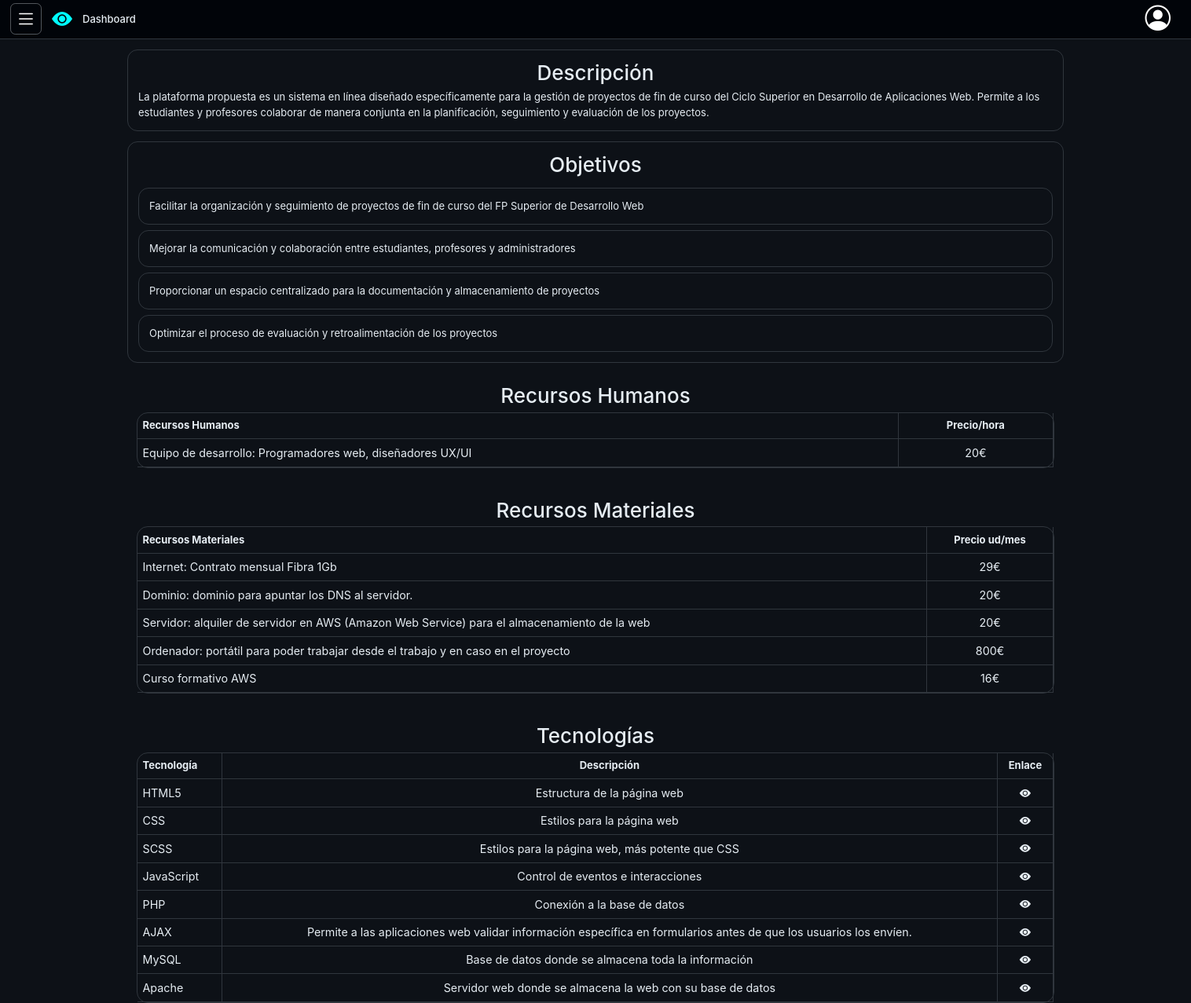
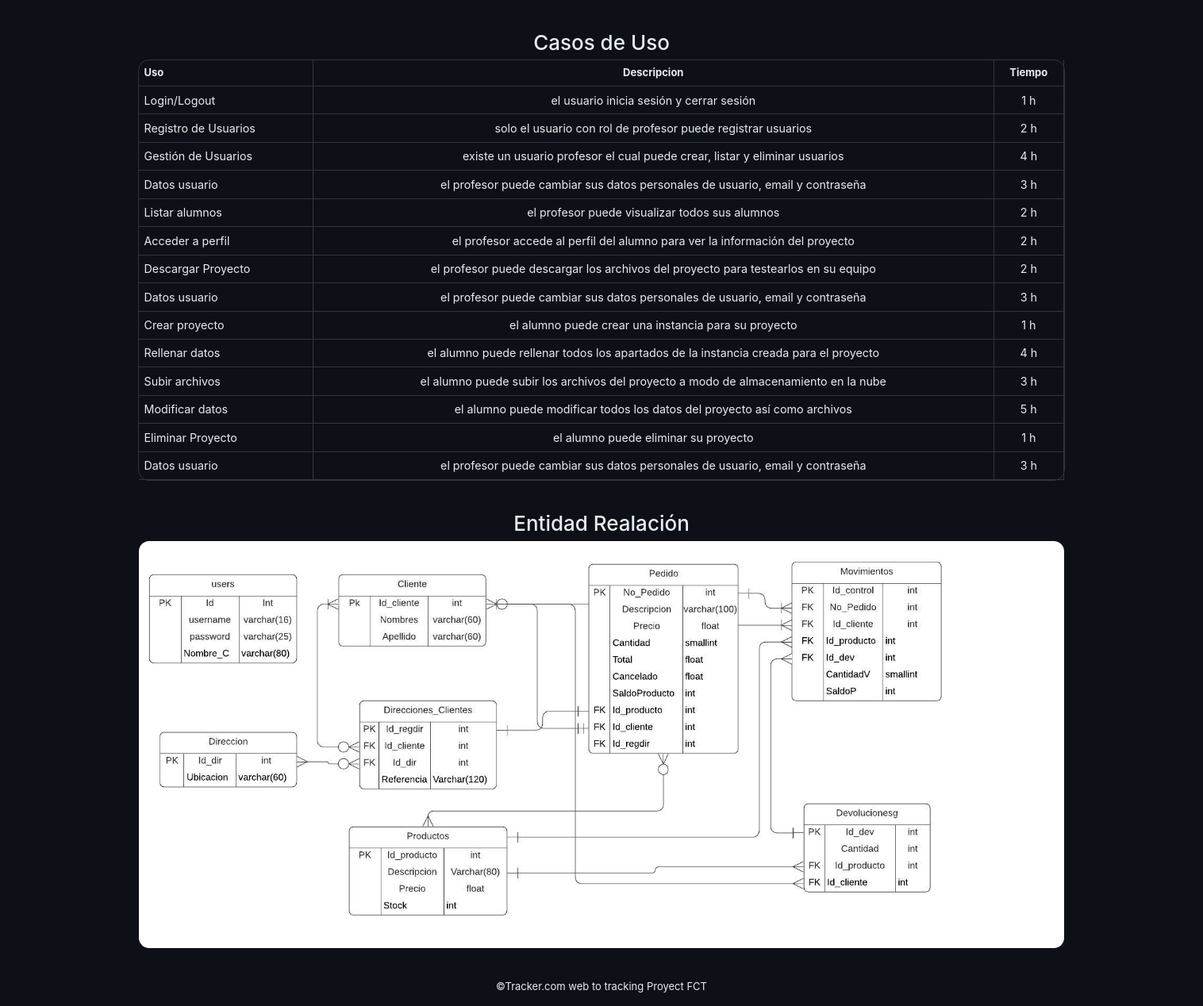
The page /dashboard.php?id_Alumno=5 (signed in) on the database its author committed (2 pictures, top to bottom).
### tables this page shows
CREATE TABLE `descripcion` (
  `id_Alumno` int(11) NOT NULL PRIMARY KEY,
  `titulo` varchar(50) NOT NULL,
  `descripcion` varchar(10000) NOT NULL,
  FOREIGN KEY (id_Alumno) REFERENCES usuarios(id) ON DELETE CASCADE
);

CREATE TABLE `objetivos` (
  `cod_Objetivo` int(11) AUTO_INCREMENT PRIMARY KEY,
  `descripcion` varchar(500) NOT NULL,
  `id_Alumno` int(11) NOT NULL,
  FOREIGN KEY (id_Alumno) REFERENCES usuarios(id) ON DELETE CASCADE
);

CREATE TABLE `recursosh` (
  `cod_Recurso` int(11) AUTO_INCREMENT PRIMARY KEY,
  `descripcion` varchar(500) NOT NULL,
  `precio` int(11) NOT NULL,
  `id_Alumno` int(11) NOT NULL,
  FOREIGN KEY (id_Alumno) REFERENCES usuarios(id) ON DELETE CASCADE
);

CREATE TABLE `recursosm` (
  `cod_Recurso` int(11) AUTO_INCREMENT PRIMARY KEY,
  `descripcion` varchar(500) NOT NULL,
  `precio` int(11) NOT NULL,
  `id_Alumno` int(11) NOT NULL,
  FOREIGN KEY (id_Alumno) REFERENCES usuarios(id) ON DELETE CASCADE
);

CREATE TABLE `tecnologias` (
  `cod_Tecnologia` int(11) AUTO_INCREMENT PRIMARY KEY,
  `nombre` varchar(50) NOT NULL,
  `descripcion` varchar(255) NOT NULL,
  `enlace` varchar(255) NOT NULL,
  `id_Alumno` int(11) NOT NULL,
  FOREIGN KEY (id_Alumno) REFERENCES usuarios(id) ON DELETE CASCADE
);

CREATE TABLE `casosdeuso` (
  `cod_Caso` int(11) AUTO_INCREMENT PRIMARY KEY,
  `uso` varchar(50) NOT NULL,
  `descripcion` varchar(500) NOT NULL,
  `tiempo` int(11) NOT NULL,
  `id_Alumno` int(11) NOT NULL,
  FOREIGN KEY (id_Alumno) REFERENCES usuarios(id) ON DELETE CASCADE
);

CREATE TABLE `er` (
  `id_Alumno` int(11) NOT NULL PRIMARY KEY,
  `imagen` varchar(25) NOT NULL,
  FOREIGN KEY (id_Alumno) REFERENCES usuarios(id) ON DELETE CASCADE
);

### php/conexion.php (called while the page is built, shortened)
<?php
class Conexion extends PDO
{
    private $host = 'localhost';
    private $BBDD = 'tracker';
    public function __construct()
    {
        $dsn = "mysql:host=$this->host;dbname=$this->BBDD;charset=utf8";
    }
    function descripcionProyecto($id_Alumno)
    {
        $sql = 'SELECT * FROM descripcion WHERE id_Alumno = ?';
        $stmt = $this->prepare($sql);
        $stmt->bindParam(1, $id_Alumno, PDO::PARAM_INT);
        $stmt->execute();
        if ($stmt->rowCount() > 0) {
            return $stmt->fetch(PDO::FETCH_ASSOC);
        } else {
            return false;
        }
    }
    function verObjetivos($id_Alumno)
    {
        $sql = 'SELECT * FROM objetivos WHERE id_Alumno = ?';
        $stmt = $this->prepare($sql);
        $stmt->bindParam(1, $id_Alumno, PDO::PARAM_INT);
        $stmt->execute();
        if ($stmt->rowCount() > 0) {
            return $stmt->fetchAll(PDO::FETCH_OBJ);
        } else {
            return null;
        }
    }
    function verER($id_Alumno)
    {
        $sql = 'SELECT * FROM er WHERE id_Alumno = ?;';
        $stmt = $this->prepare($sql);
        $stmt->bindParam(1, $id_Alumno, PDO::PARAM_INT);
        $stmt->execute();
        if ($stmt->rowCount() > 0) {
            return $stmt->fetch(PDO::FETCH_OBJ);
        } else {
            return false;
        }
    }
    function verRecursosH($id_Alumno)
    {
        $sql = 'SELECT * FROM recursosh WHERE id_Alumno = ?';
        $stmt = $this->prepare($sql);
        $stmt->bindParam(1, $id_Alumno, PDO::PARAM_INT);
        $stmt->execute();
        if ($stmt->rowCount() > 0) {
            return $stmt->fetchAll(PDO::FETCH_OBJ);
        } else {
            return null;
        }
    }
    function verRecursosM($id_Alumno)
    {
        $sql = 'SELECT * FROM recursosm WHERE id_Alumno = ?';
        $stmt = $this->prepare($sql);
        $stmt->bindParam(1, $id_Alumno, PDO::PARAM_INT);
        $stmt->execute();
        if ($stmt->rowCount() > 0) {
            return $stmt->fetchAll(PDO::FETCH_OBJ);
        } else {
            return null;
        }
    }
    function verTecnologias($id_Alumno)
    {
        $sql = 'SELECT * FROM tecnologias WHERE id_Alumno = ?';
        $stmt = $this->prepare($sql);
        $stmt->bindParam(1, $id_Alumno, PDO::PARAM_INT);
        $stmt->execute();
        if ($stmt->rowCount() > 0) {
            return $stmt->fetchAll(PDO::FETCH_OBJ);
        } else {
            return null;
        }
    }
    function verAlumnos($id_Profesor)
    {
        $sql = 'SELECT * FROM usuarios WHERE id_Profesor = ?';
        $stmt = $this->prepare($sql);
        $stmt->bindParam(1, $id_Profesor, PDO::PARAM_INT);
        $stmt->execute();
        if ($stmt->rowCount() > 0) {
            return $stmt->fetchAll(PDO::FETCH_OBJ);
        } else {
            return null;
        }
    }
    function verCasosDeUso($id_Alumno)
    {
        $sql = 'SELECT * FROM casosdeuso WHERE id_Alumno = ?';
        $stmt = $this->prepare($sql);
        $stmt->bindParam(1, $id_Alumno, PDO::PARAM_INT);
        $stmt->execute();
        if ($stmt->rowCount() > 0) {
            return $stmt->fetchAll(PDO::FETCH_OBJ);
        } else {
            return null;
        }
    }
}

### php/vistaProfesor.php (the view, shortened to what this page needs)
<section id="contenidoProfesor">
    <section id="descripcion">
        <?php
        echo "<h2>Descripción</h2>";
        if ($descripcion = (new Conexion)->descripcionProyecto($_GET["id_Alumno"])) {
            echo "<span class=\"descripcion\">" . $descripcion["descripcion"] . "</span>";
        } else {
            echo "<h4>Sin descripcion</h4>";
        }
        ?>
    </section>
    <section id="objetivos">
        <?php
        echo "<h2>Objetivos</h2>";
        if ($objetivos = (new Conexion)->verObjetivos($_GET["id_Alumno"])) {
            foreach ($objetivos as $objetivo) {
                echo "<span class=\"objetivo\">{$objetivo->descripcion}</span>";
            }
        } else {
            echo "<h4>Sin Objetivos</h4>";
        }
        ?>
    </section>
    <section id="recursosh">
        <?php
        echo "<h2>Recursos Humanos</h2>";
        if ($recursos = (new Conexion)->verRecursosH($_GET["id_Alumno"])) {
            echo "<table class=\"tablarecursos\"><tr><th>Recursos Humanos</th><th>Precio/hora</th></tr>";
            foreach ($recursos as $recurso) {
                echo "<tr><td>{$recurso->descripcion}</td><td>{$recurso->precio}€</td></tr>";
            }
            echo "</table>";
        } else {
            echo "<h4>Sin recursos humanos</h4>";
        }
        ?>
    </section>
    <section id="recursosm">
        <?php
        echo "<h2>Recursos Materiales</h2>";
        if ($recursos = (new Conexion)->verRecursosM($_GET["id_Alumno"])) {
            echo "<table class=\"tablarecursos\"><tr><th>Recursos Materiales</th><th>Precio ud/mes</th></tr>";
            foreach ($recursos as $recurso) {
                echo "<tr><td>{$recurso->descripcion}</td><td>{$recurso->precio}€</td></tr>";
            }
            echo "</table>";
        } else {
            echo "<h4>Sin recursos materiales</h4>";
        }
        ?>
    </section>
    <section id="tecnologias">
        <?php
        echo "<h2>Tecnologías</h2>";
        if ($recursos = (new Conexion)->verTecnologias($_GET["id_Alumno"])) {
            echo "<table class=\"tablarecursos\"><tr><th>Tecnología</th><th>Descripción</th><th>Enlace</th></tr>";
            foreach ($recursos as $recurso) {
                echo "<tr><td>{$recurso->nombre}</td><td>{$recurso->descripcion}</td><td><a href={$recurso->enlace}><i class=\"bi bi-eye-fill\"></i></a></td></tr>";
            }
            echo "</table>";
        } else {
            echo "<h4>Sin tecnologías</h4>";
        }
        ?>
    </section>
    <section id="casosdeuso">
        <?php
        echo "<h2>Casos de Uso</h2>";
        if ($recursos = (new Conexion)->verCasosDeUso($_GET["id_Alumno"])) {
            echo "<table class=\"tablarecursos\"><tr><th>Uso</th><th>Descripcion</th><th>Tiempo</th></tr>";
            foreach ($recursos as $recurso) {
                echo "<tr><td>{$recurso->uso}</td><td>{$recurso->descripcion}</td><td>{$recurso->tiempo} h</td></tr>";
            }
            echo "</table>";
        } else {
            echo "<h4>Sin casos de uso</h4>";
        }
        ?>
    </section>
    <section id="er">
        <?php
        echo "<h2>Entidad Realación</h2>";
        if ($imagen = (new Conexion)->verER($_GET["id_Alumno"])) {
            echo "<figure id=\"ER\"><img src=\"ER/".$imagen->imagen."\" alt=\"E-R\"></figure>";
        }else{
            echo "<h4>Sin entidad relación</h4>";
        }
        ?>
    </section>
</section>

### dashboard.php (shortened to what this page needs)
<!DOCTYPE html>
<html lang="en">
<head>
    <link rel="stylesheet" href="css/styles.css">
    <link href="https://cdn.jsdelivr.net/npm/bootstrap-icons@1.7.2/font/bootstrap-icons.css" rel="stylesheet">
    <link rel="stylesheet" href="https://stackpath.bootstrapcdn.com/bootstrap/4.5.2/css/bootstrap.min.css">
</head>
<body>
    <header id="header-dashboard">
        <button onclick="openMenu()" onblur="closeMenu()" id="button-menu">
            <i class="bi bi-list"></i>
        </button>
        <i class="bi bi-eye-fill"></i>
        <h1>Dashboard</h1>
        <button onclick="slideOpen()" onblur="slideClose()" id="button-perfil">
            <i class="bi bi-person-circle"></i>
        </button>
    </header>
    <?php
    if ($_SESSION["usuario"]->tipo_Usuario == "alumno") {
        require "php/menu.php";
    }else if($_SESSION["usuario"]->tipo_Usuario == "profesor"){
        require "php/menuProfesor.php";
    }else{
        require "php/menuAdmin.php";
    }
    ?>
    <main id="main-dashboard">
        <?php
        if ($_SESSION["usuario"]->tipo_Usuario == "alumno") {
            if (isset($_GET["dashboard"])) {
                require "php/dashboard.php";
            } else if (isset($_GET["descripcion"])) {
                require "php/descripcion.php";
            } else if (isset($_GET["objetivos"])) {
                require "php/objetivos.php";
            } else if (isset($_GET["recursosh"])) {
                require "php/recursosh.php";
            } else if (isset($_GET["recursosm"])) {
                require "php/recursosm.php";
            } else if (isset($_GET["tecnologias"])) {
                require "php/tecnologias.php";
            } else if (isset($_GET["er"])) {
                require "php/er.php";
            } else if (isset($_GET["repositorio"])) {
                require "php/repositorio.php";
            } else if (isset($_GET["casosdeuso"])) {
                require "php/casosdeuso.php";
            } else if(isset($_GET["perfil"])){
                require "php/perfil.php";
            } else if(isset($_GET["errorAddUser"])){
                echo "<script>error();</script>";
                require "php/dashboard.php";
            } else {
                require "php/dashboard.php";
            }
        } else if($_SESSION["usuario"]->tipo_Usuario == "profesor"){
            if (isset($_GET["id_Alumno"])) {
                require "php/vistaProfesor.php";
            } else if(isset($_GET["dashboard"])){
                require "php/dashboard.php";
            } else if(isset($_GET["perfil"])){
                require "php/perfil.php";
            } else if(isset($_GET["errorAddUser"])){
                echo "<script>error();</script>";
                require "php/dashboard.php";
            } else{
                require "php/dashboard.php";
            }
        }
        ?>
    </main>
    <footer id="footer-login">
        <p>&copy;Tracker.com web to tracking Proyect FCT</p>
    </footer>
</body>
</html>

### php/menuProfesor.php (shortened to what this page needs)
<div id="menu">
    <ul>
        <h2>Alumnos</h2>
        <li><a href="dashboard.php?dashboard"><i class="bi bi-house"></i> Home</a></li>
        <?php
        require_once "conexion.php";
            if($alumnos = (new Conexion()) -> verAlumnos($_SESSION["usuario"] -> id)){
                foreach($alumnos as $alumno){
                    echo "<li><a href=\"dashboard.php?id_Alumno={$alumno -> id}\"><i class=\"bi bi-person-fill\"></i> ".$alumno -> nombre." ".$alumno -> apellidos.'</a></li>';
                }
            }else{
                echo "<li>Sin alumnos</li>";
            }
        ?>
    </ul>
</div>

### css/styles.css (style rules this page uses)
*, *::after, *::before { margin: 0; padding: 0; box-sizing: border-box; }
:root { font-size: 13px; font-family: Verdana, Geneva, Tahoma, sans-serif; }
body { width: 100vw; min-height: 100vh; display: flex; flex-direction: column; justify-content: space-between; overflow-x: hidden; overflow-y: auto; background-color: #010409; }
body #menu { position: absolute; top: 0; left: -300px; width: auto; height: 100%; background-color: #161b22; border-radius: 0 0 0.5rem 0.5rem; text-align: center; transition: left 0.5s ease-in-out; display: flex; flex-direction: column; border-radius: 0 1rem 1rem 0; border: 1px solid rgba(230, 237, 243, 0.2470588235); z-index: 99; padding-right: 1rem; }
body #menu ul { width: 100%; text-align: left; margin-left: 1.5rem; }
body #menu ul h2 { color: #E6EDF3; }
body #menu ul li { list-style: none; color: #E6EDF3; }
body #menu ul li { padding: 0.5rem; }
body #header-dashboard { width: 100%; height: auto; background-color: #010409; display: flex; flex-direction: row; justify-content: left; align-items: center; gap: 1rem; border-bottom: 1px solid #30363D; }
body #header-dashboard #button-menu { background-color: transparent; border: none; border-radius: 0.5rem; margin: 0; padding-left: 1rem; outline: none; }
body #header-dashboard #button-menu .bi-list { width: 40px; height: 40px; display: grid; place-content: center; color: white; font-size: 2rem; border: 1px solid rgba(230, 237, 243, 0.3490196078); border-radius: 0.5rem; }
body #header-dashboard .bi-eye-fill { color: aqua; font-weight: bold; font-size: 2rem; }
body #header-dashboard h1 { color: #E6EDF3; font-size: 1rem; height: 100%; display: grid; place-content: center; margin: 0; }
body #header-dashboard #button-perfil { background-color: transparent; border: none; border-radius: 0.5rem; flex-grow: 1; text-align: end; padding-right: 2rem; outline: none; }
body #header-dashboard #button-perfil .bi-person-circle { color: white; font-size: 2.5rem; }
body #main-dashboard { width: 100%; height: 100%; background-color: #0D1117; display: flex; flex-direction: column; align-items: center; padding: 1rem; flex-grow: 1; }
body #main-dashboard #contenidoProfesor { width: 100%; height: 100%; color: #E6EDF3; display: flex; flex-direction: column; align-items: center; gap: 1rem; flex-grow: 1; }
body #main-dashboard #contenidoProfesor h2 { width: 100%; text-align: center; }
body #main-dashboard #contenidoProfesor section:nth-child(1) { border: 1px solid #30363d; }
body #main-dashboard #contenidoProfesor section { width: 80%; border-radius: 1rem; padding: 1rem; }
body #main-dashboard #contenidoProfesor section figure { margin: 0; }
body #main-dashboard #contenidoProfesor section figure img { width: 100%; height: auto; border-radius: 1rem; }
body #main-dashboard #contenidoProfesor section .tablarecursos { width: 100%; flex-grow: 1; outline: 1px solid #30363d; border-radius: 1rem; border-collapse: collapse; }
body #main-dashboard #contenidoProfesor section .tablarecursos i, body #main-dashboard #contenidoProfesor section .tablarecursos td { color: #E6EDF3; font-size: 1.1rem; }
body #main-dashboard #contenidoProfesor section .tablarecursos th:not(:nth-child(1)), body #main-dashboard #contenidoProfesor section .tablarecursos td:not(:nth-child(1)) { text-align: center; }
body #main-dashboard #contenidoProfesor section .tablarecursos th, body #main-dashboard #contenidoProfesor section .tablarecursos td { padding: 0.5rem; border-bottom: 1px solid #30363d; border-right: 1px solid #30363d; }
body #main-dashboard #contenidoProfesor #objetivos { border: 1px solid #30363d; border-radius: 1rem; padding: 1rem; display: flex; flex-direction: column; gap: 0.5rem; }
body #main-dashboard #contenidoProfesor #objetivos .objetivo { width: 100%; border: 1px solid #30363d; border-radius: 1rem; padding: 1rem; }
body #footer-login { background-color: #0D1117; color: #E6EDF3; text-align: center; padding: 0.1rem; padding-top: 1rem; }

### rows shown on the page
descripcion: descripcion "La plataforma propuesta es un sistema en línea diseñado específicamente para la gestión de proyectos de fin de curso del Ciclo Superior en Desarrollo de Aplicaciones Web. Permite a los estudiantes y profesores colaborar de manera conjunta en la planificación, seguimiento y evaluación de los proyectos."
objetivos: descripcion "Facilitar la organización y seguimiento de proyectos de fin de curso del FP Superior de Desarrollo Web"
objetivos: descripcion "Mejorar la comunicación y colaboración entre estudiantes, profesores y administradores"
objetivos: descripcion "Proporcionar un espacio centralizado para la documentación y almacenamiento de proyectos"
objetivos: descripcion "Optimizar el proceso de evaluación y retroalimentación de los proyectos"
recursosh: descripcion "Equipo de desarrollo: Programadores web, diseñadores UX/UI", precio "20"
recursosm: descripcion "Internet: Contrato mensual Fibra 1Gb", precio "29"
recursosm: descripcion "Dominio: dominio para apuntar los DNS al servidor.", precio "20"
recursosm: descripcion "Servidor: alquiler de servidor en AWS (Amazon Web Service) para el almacenamiento de la web", precio "20"
recursosm: descripcion "Ordenador: portátil para poder trabajar desde el trabajo y en caso en el proyecto", precio "800"
recursosm: descripcion "Curso formativo AWS", precio "16"
tecnologias: nombre "HTML5", descripcion "Estructura de la página web"
tecnologias: nombre "CSS", descripcion "Estilos para la página web"
tecnologias: nombre "SCSS", descripcion "Estilos para la página web, más potente que CSS"
tecnologias: nombre "JavaScript", descripcion "Control de eventos e interacciones"
tecnologias: nombre "PHP", descripcion "Conexión a la base de datos"
tecnologias: nombre "AJAX", descripcion "Permite a las aplicaciones web validar información específica en formularios antes de que los usuarios los envíen."
tecnologias: nombre "MySQL", descripcion "Base de datos donde se almacena toda la información"
tecnologias: nombre "Apache", descripcion "Servidor web donde se almacena la web con su base de datos"
casosdeuso: uso "Login/Logout", descripcion "el usuario inicia sesión y cerrar sesión", tiempo "1"
casosdeuso: uso "Registro de Usuarios", descripcion "solo el usuario con rol de profesor puede registrar usuarios", tiempo "2"
casosdeuso: uso "Gestión de Usuarios", descripcion "existe un usuario profesor el cual puede crear, listar y eliminar usuarios", tiempo "4"
casosdeuso: uso "Datos usuario", descripcion "el profesor puede cambiar sus datos personales de usuario, email y contraseña", tiempo "3"
casosdeuso: uso "Listar alumnos", descripcion "el profesor puede visualizar todos sus alumnos", tiempo "2"
casosdeuso: uso "Acceder a perfil", descripcion "el profesor accede al perfil del alumno para ver la información del proyecto", tiempo "2"
casosdeuso: uso "Descargar Proyecto", descripcion "el profesor puede descargar los archivos del proyecto para testearlos en su equipo", tiempo "2"
casosdeuso: uso "Datos usuario", descripcion "el profesor puede cambiar sus datos personales de usuario, email y contraseña", tiempo "3"
casosdeuso: uso "Crear proyecto", descripcion "el alumno puede crear una instancia para su proyecto", tiempo "1"
casosdeuso: uso "Rellenar datos", descripcion "el alumno puede rellenar todos los apartados de la instancia creada para el proyecto", tiempo "4"
casosdeuso: uso "Subir archivos", descripcion "el alumno puede subir los archivos del proyecto a modo de almacenamiento en la nube", tiempo "3"
casosdeuso: uso "Modificar datos", descripcion "el alumno puede modificar todos los datos del proyecto así como archivos", tiempo "5"
casosdeuso: uso "Eliminar Proyecto", descripcion "el alumno puede eliminar su proyecto", tiempo "1"
casosdeuso: uso "Datos usuario", descripcion "el profesor puede cambiar sus datos personales de usuario, email y contraseña", tiempo "3"
er: imagen (picture)
